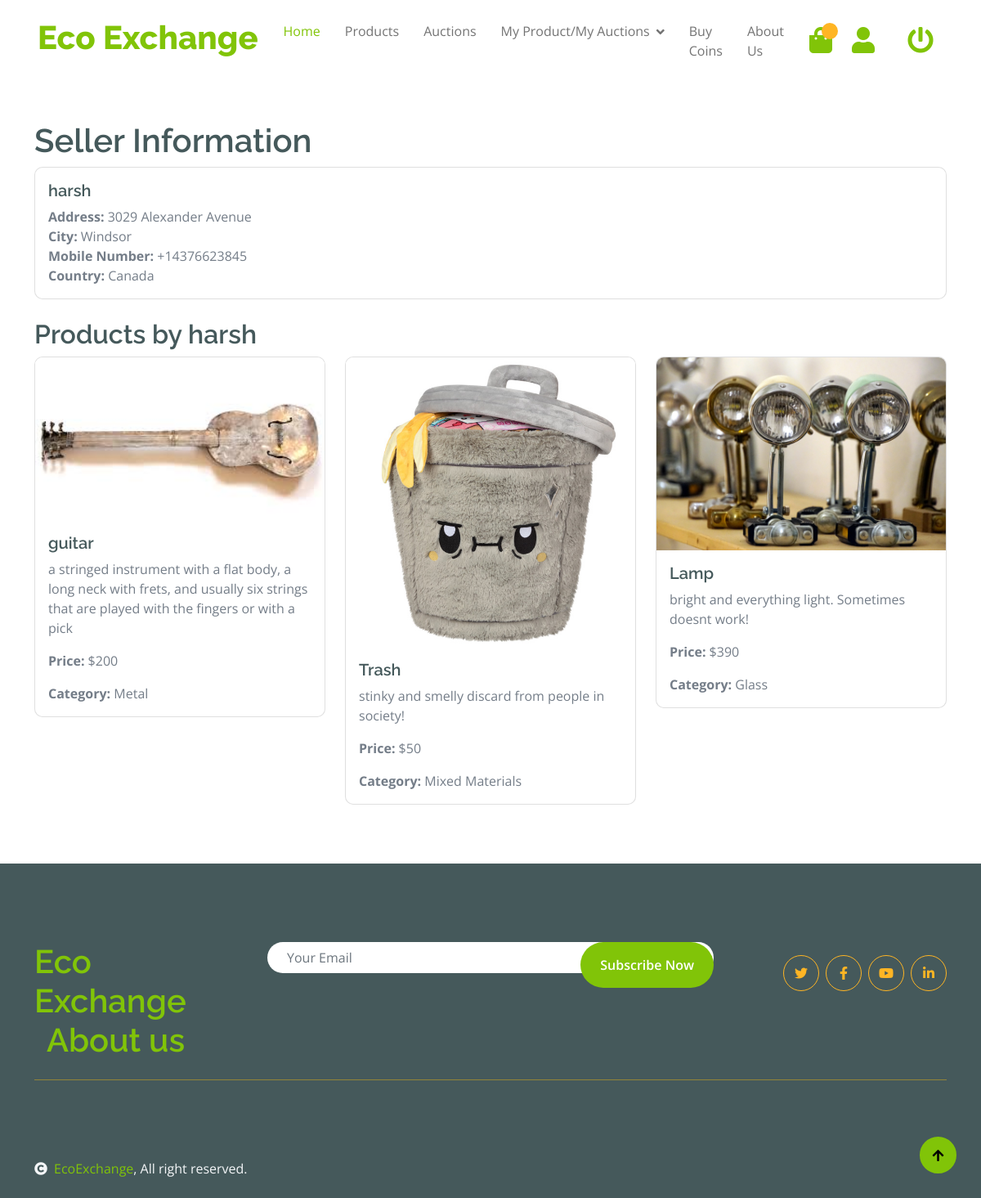
/seller/3/, run on the app's committed database.
### user_details/models.py (models this page shows)
class Member(User):
    address = models.TextField(null=True, blank=True)
    city = models.CharField(max_length=200, null=True, blank=True)
    mobile_no = PhoneNumberField(unique=True, null=True, blank=True)
    country = models.CharField(max_length=200, null=True, blank=True)
    coin_balance = models.IntegerField(default=0)

### product/models.py (models this page shows, shortened)
class Product(models.Model):
    CATEGORY_CHOICES = [
        ('PAPER', 'Paper'),
        ('PLASTIC', 'Plastic'),
        ('GLASS', 'Glass'),
        ('METAL', 'Metal'),
        ('ELECTRONICS', 'Electronics'),
        ('ORGANIC', 'Organic'),
        ('TEXTILES', 'Textiles'),
        ('BATTERIES', 'Batteries'),
        ('WOOD', 'Wood'),
        ('RUBBER', 'Rubber'),
        ('MIXED_MATERIALS', 'Mixed Materials'),
    ]
    product_id = models.AutoField(primary_key=True)
    product_name = models.CharField(max_length=255)
    product_description = models.TextField()
    image = models.ImageField(upload_to='img/')
    quantity = models.IntegerField(validators=[MinValueValidator(0)])
    price = models.IntegerField()
    category = models.CharField(max_length=50, choices=CATEGORY_CHOICES)
    user = models.ForeignKey(Member, on_delete=models.CASCADE)

### user_details/views.py (the view)
# urls.py: path('seller/<int:user_id>/', views.seller_desc_view, name='seller_desc'),
def seller_desc_view(request, user_id):
    seller = get_object_or_404(Member, id=user_id)
    products = Product.objects.filter(user=seller)
    return render(request, 'user_details/seller_desc.html', {'seller': seller, 'products': products})

### user_details/templates/user_details/seller_desc.html
{% extends 'product/base.html' %}
{% load static %}
{% block body %}
<div class="container mt-5">
    <h1>Seller Information</h1>
    <div class="card mb-4">
        <div class="card-body">
            <h5 class="card-title">{{ seller.username }}</h5>
            <p class="card-text">
                <strong>Address:</strong> {{ seller.address }}<br>
                <strong>City:</strong> {{ seller.city }}<br>
                <strong>Mobile Number:</strong> {{ seller.mobile_no }}<br>
                <strong>Country:</strong> {{ seller.country }}<br>
            </p>
        </div>
    </div>
    <h2>Products by {{ seller.username }}</h2>
    <div class="row">
        {% for product in products %}
            <div class="col-md-4 mb-4">
                <div class="card">
                    <img src="{{ product.image.url }}" class="card-img-top" alt="{{ product.product_name }}">
                    <div class="card-body">
                        <h5 class="card-title">{{ product.product_name }}</h5>
                        <p class="card-text">{{ product.product_description }}</p>
                        <p class="card-text"><strong>Price:</strong> ${{ product.price }}</p>
                        <p class="card-text"><strong>Category:</strong> {{ product.get_category_display }}</p>
                    </div>
                </div>
            </div>
        {% endfor %}
    </div>
</div>
{% endblock %}

### data on the page
Member: address "3029 Alexander Avenue", city "Windsor", mobile_no "+14376623845", country "Canada"
Product: image (picture), product_name "guitar", product_description "a stringed instrument with a flat body, a long neck with frets, and usually six strings that are played with the fingers or with a pick", price "200", category "Metal"
Product: image (picture), product_name "Trash", product_description "stinky and smelly discard from people in society!", price "50", category "Mixed Materials"
Product: image (picture), product_name "Lamp", product_description "bright and everything light. Sometimes doesnt work!", price "390", category "Glass"

### other printed values
{{ seller.username }} "harsh"
